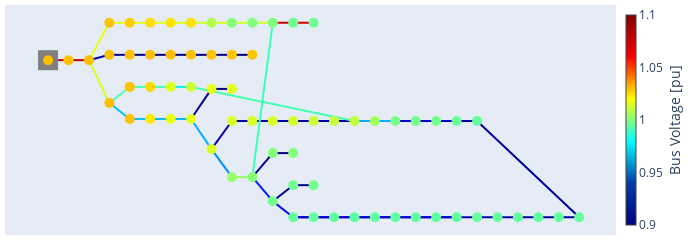

Notebook cell for this chart:
### Code cell
pp.create_storage(network, 45, p_mw=-1, max_e_mwh=1)
pp.create_storage(network, 45, p_mw=-1, max_e_mwh=1)
pp.create_storage(network, 45, p_mw=-1, max_e_mwh=1)
pp.runpp(network)
pp.plotting.plotly.pf_res_plotly(network, auto_open=False)
